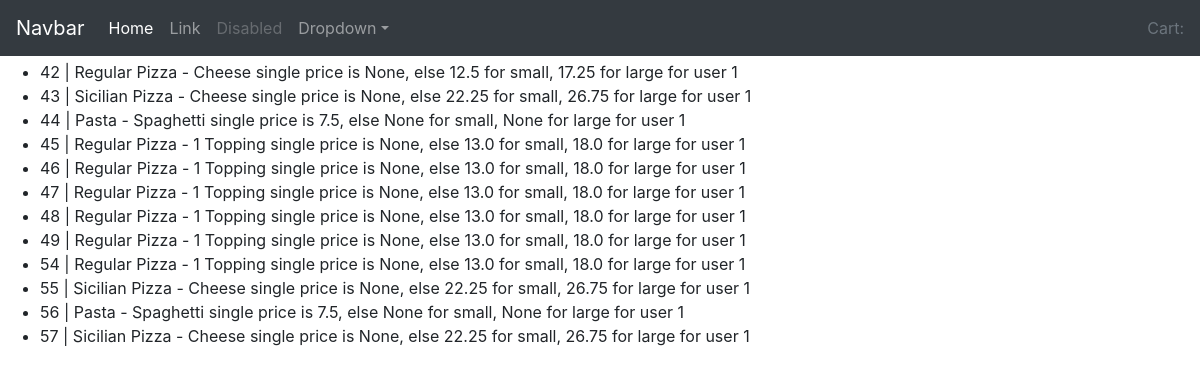
The app's page /cart (signed in) with its own data.
### pinochios/models.py (models this page shows)
class Shopping_Cart_Item(models.Model):
    user_id = models.IntegerField()
    name = models.CharField(max_length=20)
    type_of = models.CharField(max_length=20)
    price = models.FloatField(blank=True, null=True)
    small_price = models.FloatField(blank=True, null=True)
    large_price = models.FloatField(blank=True, null=True)
    def __str__(self):
        return f"{self.id} | {self.type_of} - {self.name} single price is {self.price}, else {self.small_price} for small, {self.large_price} for large for user {self.user_id}"

### pinochios/views.py (the view)
# urls.py: path('cart', views.cart_view, name="cart"),
def cart_view(request):
    user = request.user
    if not user:
        return render(request, 'login.html')
    if request.method == "GET":
        context = {
            'cart': Shopping_Cart_Item.objects.all().filter(user_id=user.id)
        }
        return render(request, 'pinochios/cart.html', context)

### pinochios/templates/pinochios/cart.html
{% extends "pinochios/base.html" %}
{% block body %}
<ul>
{% for item in cart %}
 <li>{{ item }}</li>
{% endfor %}
</ul>
{% endblock %}

### pinochios/templates/pinochios/base.html (shortened to what this page needs)
<!DOCTYPE html>
<html>
    <head>
        {% load static %}
        <link href="{% static 'pinochios/master.css' %}" rel="stylesheet">
        <link href="https://getbootstrap.com/docs/4.2/dist/css/bootstrap.min.css" rel="stylesheet"/>
    </head>
    <body>
        <nav class="navbar navbar-expand-md navbar-dark bg-dark fixed-top mb-6">
        <a class="navbar-brand" href="#">Navbar</a>
        <div class="collapse navbar-collapse" id="navbarsExampleDefault">
            <ul class="navbar-nav mr-auto">
            <li class="nav-item active">
                <a class="nav-link" href="#">Home <span class="sr-only">(current)</span></a>
            </li>
            <li class="nav-item">
                <a class="nav-link" href="#">Link</a>
            </li>
            <li class="nav-item">
                <a class="nav-link disabled" href="#">Disabled</a>
            </li>
            <li class="nav-item dropdown">
                <a class="nav-link dropdown-toggle" href="http://example.com" id="dropdown01" data-toggle="dropdown" aria-haspopup="true" aria-expanded="false">Dropdown</a>
            </li>
            </ul>
            <form class="form-inline my-2 my-lg-0">
            <a href="{% url 'cart' %}"><div class="text-secondary">Cart: </div></a>
            </form>
        </div>
        </nav>
        {% block body %}{% endblock %}
    </body>
</html>

### pinochios/static/pinochios/master.css (style rules this page uses)
body { padding-top: 60px; }

### records on screen
Shopping_Cart_Item: id+type_of+name "42 | Regular Pizza - Cheese single price is None, else 12.5 for small, 17.25 for large for user 1"
Shopping_Cart_Item: id+type_of+name "43 | Sicilian Pizza - Cheese single price is None, else 22.25 for small, 26.75 for large for user 1"
Shopping_Cart_Item: id+type_of+name "44 | Pasta - Spaghetti single price is 7.5, else None for small, None for large for user 1"
Shopping_Cart_Item: id+type_of+name "45 | Regular Pizza - 1 Topping single price is None, else 13.0 for small, 18.0 for large for user 1"
Shopping_Cart_Item: id+type_of+name "46 | Regular Pizza - 1 Topping single price is None, else 13.0 for small, 18.0 for large for user 1"
Shopping_Cart_Item: id+type_of+name "47 | Regular Pizza - 1 Topping single price is None, else 13.0 for small, 18.0 for large for user 1"
Shopping_Cart_Item: id+type_of+name "48 | Regular Pizza - 1 Topping single price is None, else 13.0 for small, 18.0 for large for user 1"
Shopping_Cart_Item: id+type_of+name "49 | Regular Pizza - 1 Topping single price is None, else 13.0 for small, 18.0 for large for user 1"
Shopping_Cart_Item: id+type_of+name "54 | Regular Pizza - 1 Topping single price is None, else 13.0 for small, 18.0 for large for user 1"
Shopping_Cart_Item: id+type_of+name "55 | Sicilian Pizza - Cheese single price is None, else 22.25 for small, 26.75 for large for user 1"
Shopping_Cart_Item: id+type_of+name "56 | Pasta - Spaghetti single price is 7.5, else None for small, None for large for user 1"
Shopping_Cart_Item: id+type_of+name "57 | Sicilian Pizza - Cheese single price is None, else 22.25 for small, 26.75 for large for user 1"
